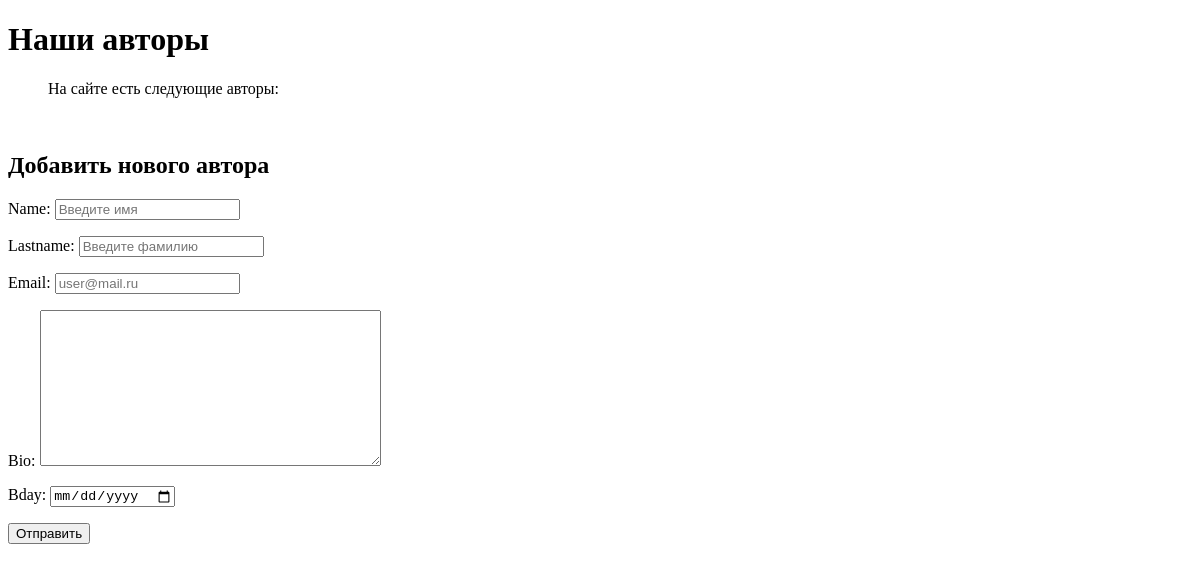
The page /blog/author on the database as committed earlier.
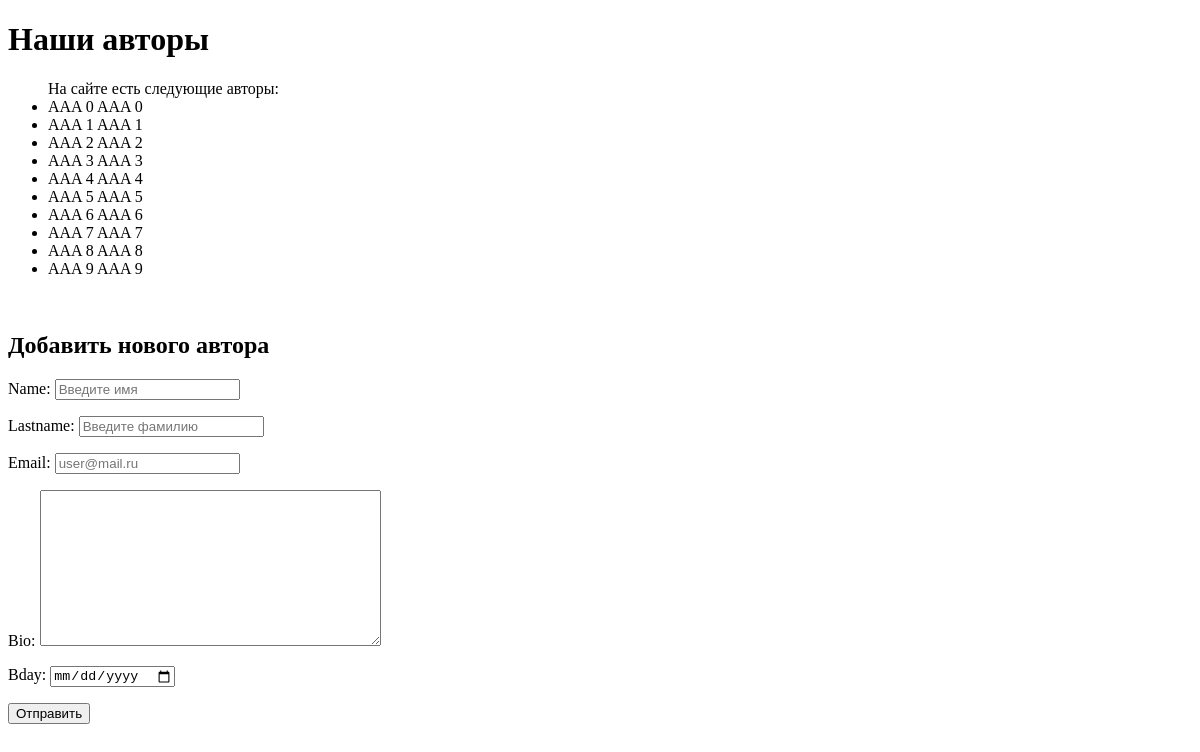
The same page on the database as committed later.
### blogapp/models.py (models this page shows, shortened)
class Author(models.Model):
    name = models.CharField(max_length=100)
    lastname = models.CharField(max_length=100)
    email = models.EmailField()
    bio = models.TextField(max_length=1000)
    bday = models.DateField()

### blogapp/views.py (the view)
# urls.py: path('author', author, name='author'),
def author(request):
    if request.method == 'POST':
        form = AuthorForm(request.POST)
        if form.is_valid():
            name = form.cleaned_data['name']
            lastname = form.cleaned_data['lastname']
            email = form.cleaned_data['email']
            bio = form.cleaned_data['bio']
            bday = form.cleaned_data['bday']
            new_author = Author(
                name=name,
                lastname=lastname,
                email=email,
                bio=bio,
                bday=bday
            )
            new_author.save()
            return HttpResponse(f'new author {name} {lastname} added')
    else:
        form = AuthorForm()
        authors = Author.objects.all()
        context = {'authors': authors, 'form': form}
        return render(request, 'blogapp/author.html', context)

### blogapp/forms.py
class AuthorForm(forms.Form):
    name = forms.CharField(max_length=100,
                           widget=forms.TextInput(attrs={'class': 'form-control', 'placeholder': 'Введите имя'}))
    lastname = forms.CharField(max_length=100, widget=forms.TextInput(
        attrs={'class': 'form-control', 'placeholder': 'Введите фамилию'}))
    email = forms.EmailField(widget=forms.EmailInput(attrs={'class': 'form-control', 'placeholder': 'user@mail.ru'}))
    bio = forms.CharField(max_length=1000, widget=forms.Textarea(attrs={'class': 'form-control'}))
    bday = (forms.DateField(initial=datetime.date.today,
                            widget=forms.DateInput(attrs={'class': 'form-control', 'type': 'date'})))

### blogapp/templates/blogapp/author.html (shortened to what this page needs)
{% extends 'blogapp/base.html' %}
{%block content%}
    <h1>Наши авторы</h1>
     <ul> На сайте есть следующие авторы:
        {% for author in authors %}
            <li>{{ author.name }} {{ author.lastname }}</li>
        {% endfor %}
    </ul>
    <br>
    <h2>Добавить нового автора</h2>
        <form action="" method="post">
        {{ form.as_p }}
        <input type="submit" value="Отправить">
        </form>
{%endblock%}

Rows that differ between the two databases and show on the page:
added Author: name "AAA 0", lastname "AAA 0"
added Author: name "AAA 1", lastname "AAA 1"
added Author: name "AAA 2", lastname "AAA 2"
added Author: name "AAA 3", lastname "AAA 3"
added Author: name "AAA 4", lastname "AAA 4"
added Author: name "AAA 5", lastname "AAA 5"
added Author: name "AAA 6", lastname "AAA 6"
added Author: name "AAA 7", lastname "AAA 7"
added Author: name "AAA 8", lastname "AAA 8"
added Author: name "AAA 9", lastname "AAA 9"
